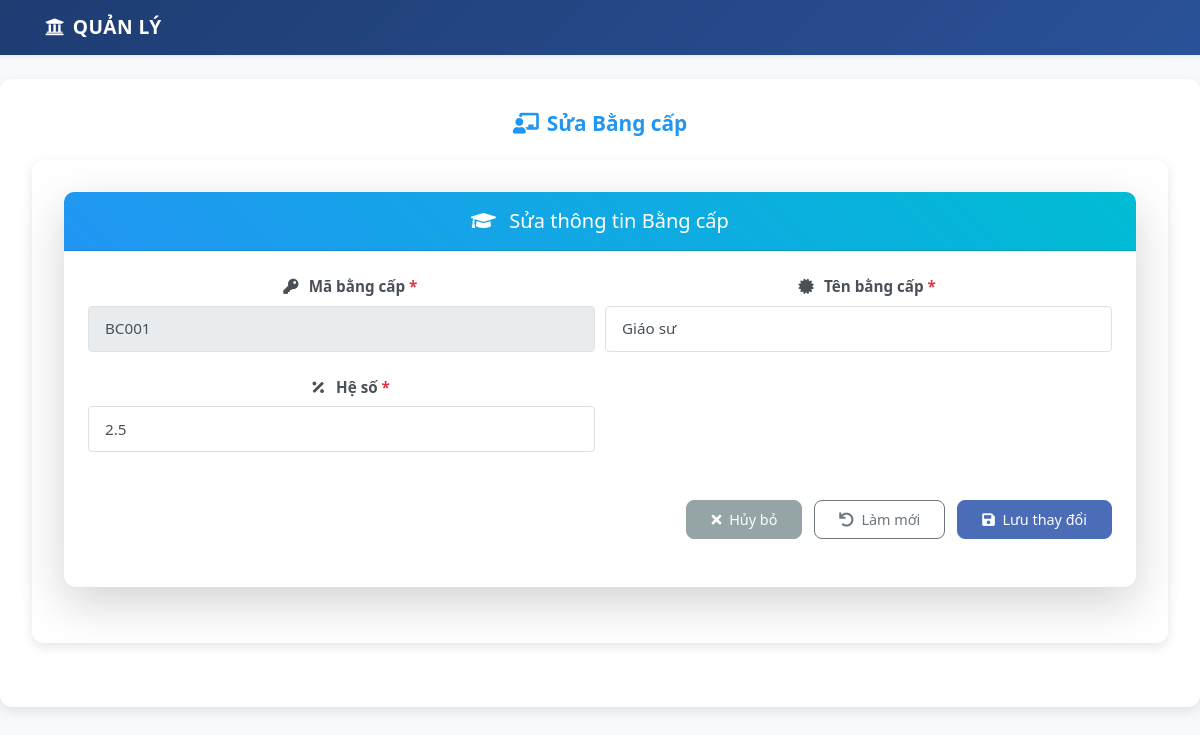
Screenshot of /modules/bangcap/sua.php?id=BC001 with the database file from the repository.
### tables this page shows
CREATE TABLE bangcap (
    ma_bangcap VARCHAR(10) PRIMARY KEY,
    ten_bangcap VARCHAR(50) NOT NULL,
    he_so_luong DECIMAL(10,2) NOT NULL,
    he_so DECIMAL(3,1) NOT NULL
);

### config/auth.php (called while the page is built, shortened)
<?php
function isLoggedIn()
{
    return isset($_SESSION['user_id']);
}

### modules/bangcap/sua.php (the view, shortened to what this page needs)
<?php
require_once '../header.php';
$database = new Database();
$conn = $database->getConnection();
$id = isset($_GET['id']) ? $_GET['id'] : die('Lỗi: Không tìm thấy ID');
$stmt = $conn->prepare("SELECT * FROM bangcap WHERE ma_bangcap = ?");
$stmt->execute([$id]);
$bangcap = $stmt->fetch(PDO::FETCH_ASSOC);
echo getHeader("Sửa Bằng cấp");
?>
<!DOCTYPE html>
<html lang="vi">
<head>
    <link rel="stylesheet" href="https://stackpath.bootstrapcdn.com/bootstrap/4.5.2/css/bootstrap.min.css">
    <link rel="stylesheet" href="../../assets/css/style.css">
    <link rel="stylesheet" href="https://cdnjs.cloudflare.com/ajax/libs/font-awesome/5.15.4/css/all.min.css">
</head>
<body>
    <div class="container mt-4">
        <div class="card shadow-lg">
            <div class="card-header bg-gradient-info">
                <h5 class="mb-0">
                    <i class="fas fa-graduation-cap mr-2"></i>
                    Sửa thông tin Bằng cấp
                </h5>
            </div>
            <div class="card-body">
                <form method="POST" class="needs-validation" novalidate>
                    <div class="form-row">
                        <div class="form-group col-md-6">
                            <label for="ma_bangcap">
                                <i class="fas fa-key mr-1"></i>
                                Mã bằng cấp <span class="text-danger">*</span>
                            </label>
                            <input type="text" id="ma_bangcap" name="ma_bangcap" class="form-control"
                                value="<?= htmlspecialchars($bangcap['ma_bangcap']) ?>" readonly>
                        </div>
                        <div class="form-group col-md-6">
                            <label for="ten_bangcap">
                                <i class="fas fa-certificate mr-1"></i>
                                Tên bằng cấp <span class="text-danger">*</span>
                            </label>
                            <input type="text" id="ten_bangcap" name="ten_bangcap" class="form-control"
                                value="<?= htmlspecialchars($bangcap['ten_bangcap']) ?>" required>
                        </div>
                    </div>
                    <div class="form-row">
                        <div class="form-group col-md-6">
                            <label for="he_so">
                                <i class="fas fa-percentage mr-1"></i>
                                Hệ số <span class="text-danger">*</span>
                            </label>
                            <input type="number" step="0.01" id="he_so" name="he_so" class="form-control"
                                value="<?= htmlspecialchars($bangcap['he_so']) ?>" required>
                        </div>
                    </div>
                    <div class="form-group mt-4 text-right">
                        <a href="index.php" class="btn btn-secondary mr-2">
                            <i class="fas fa-times mr-1"></i>
                            Hủy bỏ
                        </a>
                        <button type="reset" class="btn btn-outline-secondary mr-2">
                            <i class="fas fa-undo mr-1"></i>
                            Làm mới
                        </button>
                        <button type="submit" class="btn btn-primary">
                            <i class="fas fa-save mr-1"></i>
                            Lưu thay đổi
                        </button>
                    </div>
                </form>
            </div>
        </div>
    </div>
</body>
</html>

### assets/css/style.css (style rules this page uses)
body { background-color: #f8f9fa; font-family: "Segoe UI", Tahoma, Geneva, Verdana, sans-serif; }
.container.mt-4 { max-width: 1000px; padding: 1.5rem; margin-top: 1.5rem; font-size: 0.95rem; text-align: left; }
.btn { font-size: 0.9rem; padding: 0.4rem 1.2rem; }
.form-group { margin-bottom: 1.5rem; }
.form-group label { font-weight: 600; color: #2c3e50; margin-bottom: 0.5rem; }
.form-control { border-radius: 8px; border: 1px solid #e0e0e0; padding: 0.75rem 1rem; transition: all 0.3s ease; }
.form-control { height: auto !important; padding: 0.5rem 1rem; }
.form-control { border-radius: 4px; min-height: 38px; }
.card { border: none; border-radius: 10px; box-shadow: 0 4px 6px rgba(0, 0, 0, 0.1); margin-bottom: 1.5rem; transition: transform 0.3s ease, box-shadow 0.3s ease; }
.card-header { background: linear-gradient(135deg, #4b6cb7 0%, #182848 100%); color: white; border-radius: 10px 10px 0 0 !important; padding: 1rem 1.5rem; }
.card-header.bg-gradient-info { background: linear-gradient(45deg, #2196f3, #00bcd4); }
.card-body { padding: 1.5rem; }
.btn { border-radius: 8px; padding: 0.5rem 1.5rem; font-weight: 500; transition: all 0.3s ease; }
.btn-primary { background: #4b6cb7; border-color: #4b6cb7; }
.btn-secondary { background: #95a5a6; border-color: #95a5a6; }
.card-header.bg-gradient-info { background: linear-gradient(135deg, #2196f3, #00bcd4); color: white; padding: 1rem 1.5rem; font-size: 1.1rem; font-weight: 600; }
.card.shadow-lg { border-radius: 12px; transition: box-shadow 0.3s ease; }
input.form-control { font-size: 0.95rem; padding: 0.65rem 1rem; }
.container.mt-4 { max-width: 1200px; margin: 2rem auto; padding: 2rem 2rem; background-color: #ffffff; border-radius: 12px; box-shadow: 0 4px 12px rgba(0, 0, 0, 0.1); transition: box-shadow 0.3s ease; }
.container.mt-4 { max-width: 1200px; margin: 2rem auto; padding: 2rem; background-color: #ffffff; border-radius: 12px; box-shadow: 0 4px 12px rgba(0, 0, 0, 0.1); font-family: "Segoe UI", Tahoma, Geneva, Verdana, sans-serif; text-align: center; transition: box-shadow 0.3s ease; }
.card-header h5 { position: relative; display: inline-block; }
.card-header h5:after { content: ""; position: absolute; width: 0; height: 2px; bottom: -5px; left: 0; background-color: #fff; transition: width 0.3s ease; }
.form-group label { position: relative; padding-left: 15px; }
.form-group label:before { content: ""; position: absolute; left: 0; top: 50%; width: 8px; height: 8px; background: #4b6cb7; border-radius: 50%; transform: translateY(-50%) scale(0); transition: transform 0.3s ease; }
.form-group label { color: #495057; margin-bottom: 0.5rem; }
.form-group label i { width: 20px; }

### rows the page displays
bangcap: ma_bangcap "BC001", ten_bangcap "Giáo sư", he_so "2.5"

### other values shown
$title "Sửa Bằng cấp"
